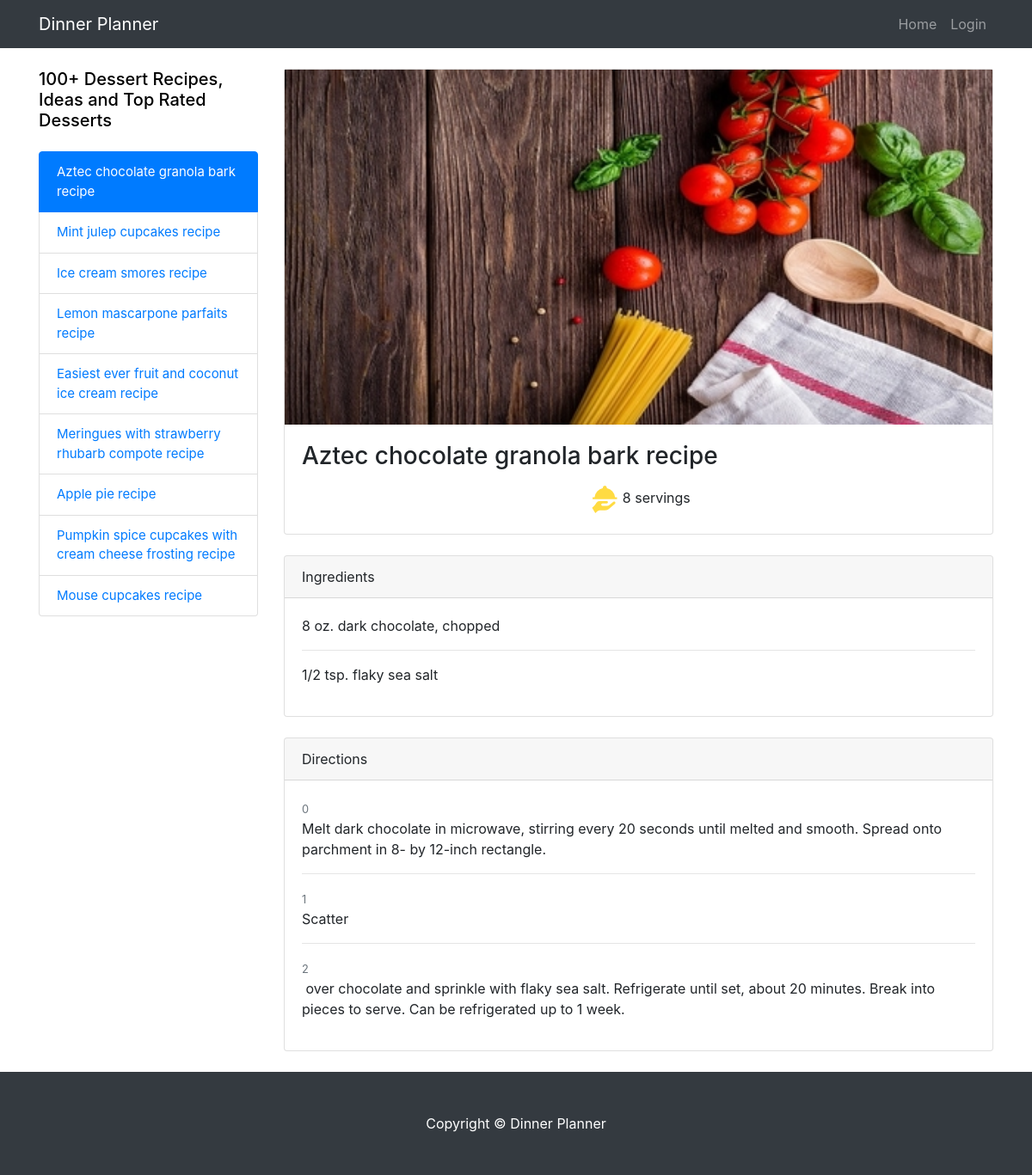
Before: /recipes/2/15/ with the older database file.
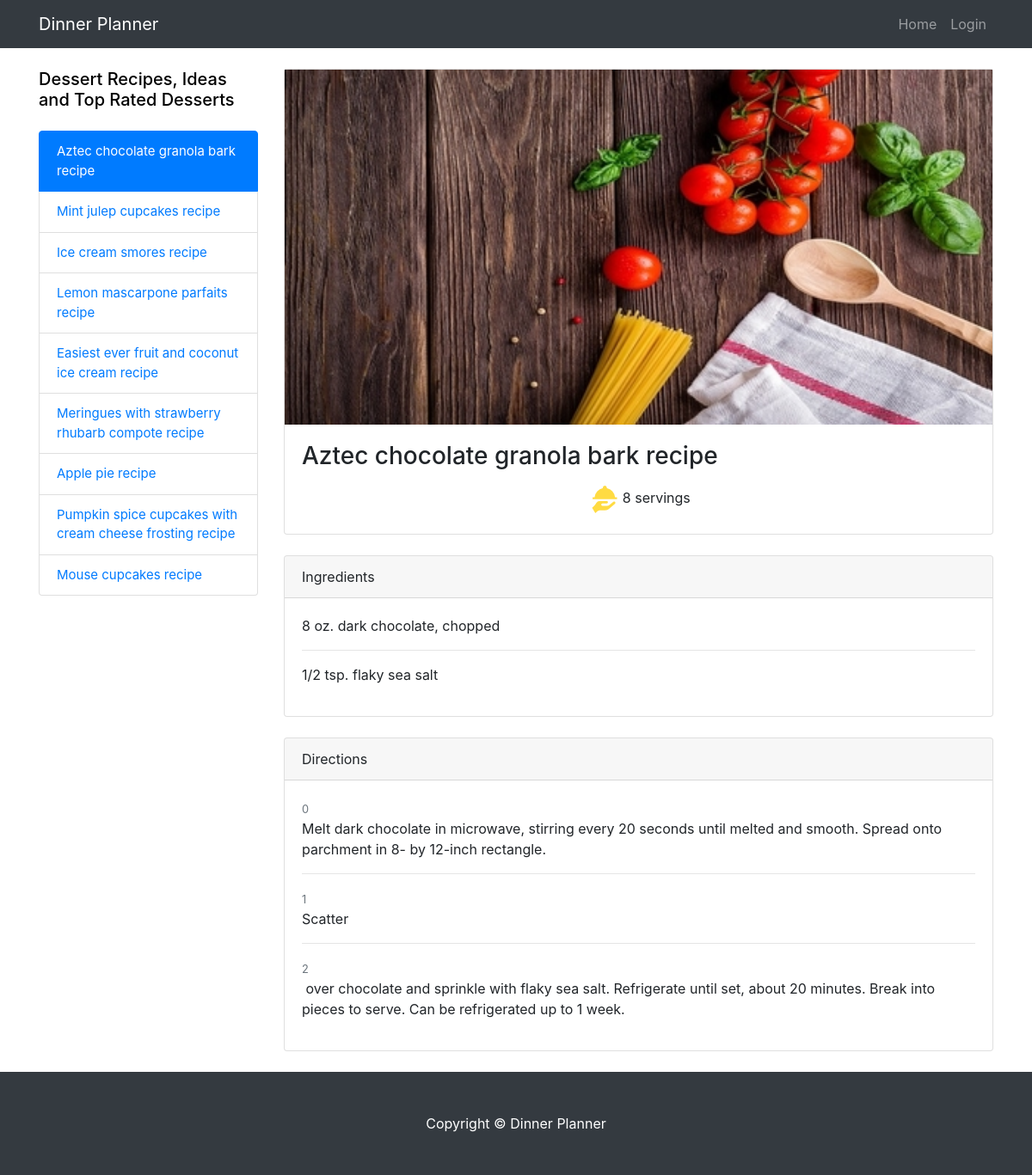
After: the same page with the newer database file.
### database_setup.py (models this page shows, shortened)
class Category(Base):
    __tablename__ = 'category'
    id = Column(Integer, primary_key=True)
    name = Column(String(80), nullable=False)
    user_id = Column(Integer, ForeignKey('user.id'))
    user = relationship(User)
    menu = relationship(Menu, cascade="save-update, merge, delete")

### webserver.py (the view, shortened to what this page needs)
@app.route('/recipes/<int:category_id>/<int:menu_id>/')
def menuDetails(category_id, menu_id):
    item = session.query(Menu).filter_by(id=menu_id).one()
    menus = session.query(Menu).filter_by(category_id=category_id).all()
    ingredients = session.query(Ingredient).filter_by(menu_id=item.id).first()
    directions = session.query(Direction).filter_by(menu_id=item.id).first()
    creator = getUserInfo(item.user_id)
    category = session.query(Category).filter_by(id=item.category_id).one()
    if directions is not None:
        directions = session.query(Direction).filter_by(menu_id=item.id).all()
    else:
        directions = []
    if ingredients is not None:
        ingredients = session.query(Ingredient)\
            .filter_by(menu_id=item.id).all()
    else:
        ingredients = []
    if creator.id == login_session.get('user_id'):
        return render_template('menuDetails.html',
                               category=category,
                               menus=menus, item=item,
                               ingredients=ingredients,
                               directions=directions,
                               user=login_session)
    else:
        return render_template('publicMenuDetails.html',
                               category=category,
                               menus=menus,
                               item=item,
                               ingredients=ingredients,
                               directions=directions,
                               user=login_session)

### webserver.py (called while the page is built)
@app.before_request
def make_session_permanent():
    login_session.permanent = True
    app.permanent_session_lifetime = timedelta(minutes=5)

def getUserInfo(user_id):
    user = session.query(User).filter_by(id=user_id).one()
    return user

### templates/publicMenuDetails.html (shortened to what this page needs)
<!DOCTYPE html>
<html lang="en">
  <head>
    <link href="/static/bootstrap/vendor/bootstrap/css/bootstrap.min.css" rel="stylesheet">
    <link href="/static/bootstrap/css/custom-details.css" rel="stylesheet">
  </head>
  <body>
    <nav class="navbar navbar-expand-lg navbar-dark bg-dark fixed-top">
      <div class="container">
        <a class="navbar-brand" href="{{url_for('recipeList')}}">Dinner Planner</a>
        <div class="collapse navbar-collapse" id="navbarResponsive">
          <ul class="navbar-nav ml-auto">
            <li class="nav-item">
              <a class="nav-link" href="{{url_for('recipeList')}}">Home
              </a>
            <li class="nav-item">
              <a class="nav-link" href="{{url_for('showLogin')}}">Login</a>
            </li>
          </ul>
        </div>
		 </div>
    </nav>
    <div class="container">
      <div class="row">
        <div class="col-lg-3">
          <h5 class="my-4"><a href="{{url_for('menuList', category_id=category.id)}}">{{category.name}}</a></h5>
          <div class="list-group">
            {% for menu in menus %}
              {% if menu.name == item.name %}
            <a href="{{url_for('menuDetails', category_id=menu.category_id, menu_id=menu.id)}}" class="list-group-item active">{{item.name}}</a>
              {% else %}
            <a href="{{url_for('menuDetails', category_id=menu.category_id, menu_id=menu.id)}}" class="list-group-item">{{menu.name}}</a>
              {% endif %}
            {% endfor %}
          </div>
        </div>
        <div class="col-lg-9">
          <div class="card mt-4">
            <img src="{{item.picture}}" onError="this.onerror=null;this.src='/static/images/food_image_alt.jpg';">
            <div class="card-body">
              <h3 class="card-title">{{item.name}}</h3>
              <p class="card-text">
                {% if item.servings: %}
              <span><img src="/static/images/servings.png">{{item.servings}} servings</span>
                {% endif%}
              </p>
            </div>
          </div>
          <div class="card card-outline-secondary my-4">
            <div class="card-header">
              Ingredients
            </div>
            <div class="card-body">
              	{% for ingredient in ingredients %}
                    {% if ingredient.amount %}
                    <p>{{ingredient.amount}} {{ingredient.description}}</p>
                    {% else %}
                    <p>{{ingredient.description}}</p>
                    {% endif %}
                    {% if ingredients|length != loop.index %}
                    <hr>
                    {% endif %}
	            {% endfor %}
            </div>
          </div>
          <div class="card card-outline-secondary my-4">
            <div class="card-header">
              Directions
            </div>
            <div class="card-body">
              {% for direction in directions %}
				{% if direction.direction|length > 0 %}
                <small class="text-muted">{{loop.index0}}</small>
                <p>{{direction.direction}}</p>
                {% if directions|length != loop.index %}
                    <hr>
                {% endif %}
				{% endif %}
              {% endfor %}
            </div>
          </div>
        </div>
      </div>
    </div>
    <footer class="py-5 bg-dark">
      <div class="container">
        <p class="m-0 text-center text-white">Copyright &copy; Dinner Planner</p>
      </div>
    </footer>
  </body>
</html>

Changed rows visible on the page:
changed Category: name "100+ Dessert Recipes, Ideas and Top Rated Desserts" → "Dessert Recipes, Ideas and Top Rated Desserts"
